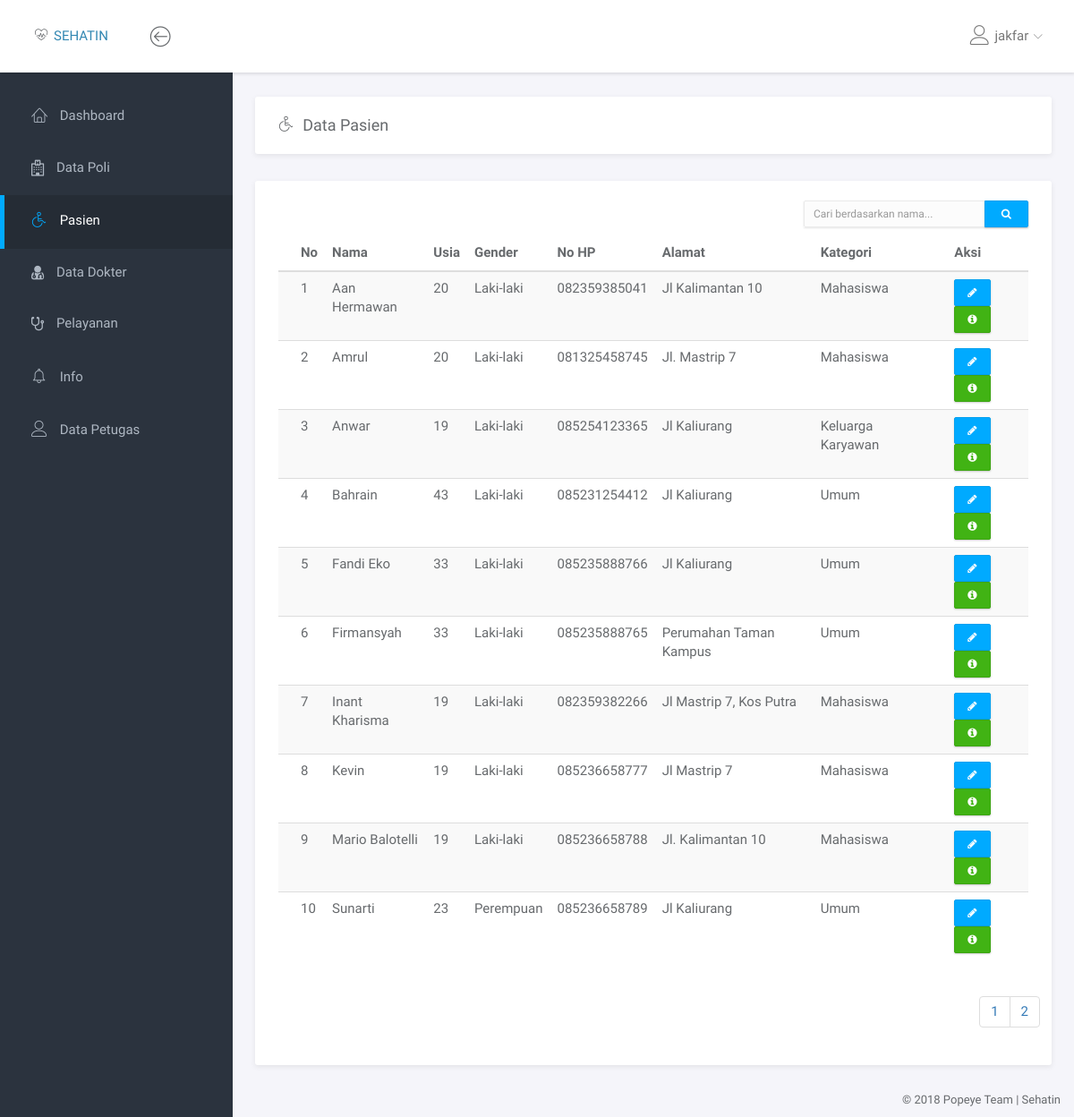
The page /pasien/data_pasien.php (signed in) on the database its author committed.
### tables this page shows
CREATE TABLE `pasien` (
  `id_pasien` int(11) NOT NULL,
  `no_identitas` varchar(16) NOT NULL,
  `nama` varchar(50) NOT NULL,
  `tmpt_lahir` varchar(30) NOT NULL,
  `tgl_lahir` date NOT NULL,
  `gender` enum('Laki-laki','Perempuan') NOT NULL,
  `alamat` varchar(60) NOT NULL,
  `no_hp` varchar(13) NOT NULL,
  `pendidikan` varchar(5) NOT NULL,
  `status_perkawinan` enum('Belum Kawin','Kawin') NOT NULL,
  `kategori` enum('Umum','Karyawan','Keluarga Karyawan','Mahasiswa') NOT NULL
);

### pasien/data_pasien.php (the view, shortened to what this page needs)
<!doctype html>
<html lang="en">
<head>
<link rel="stylesheet" href="../assets/vendor/bootstrap/css/bootstrap.min.css">
<link rel="stylesheet" href="../assets/vendor/font-awesome/css/font-awesome.min.css">
<link rel="stylesheet" href="../assets/vendor/linearicons/style.css">
<link rel="stylesheet" href="../assets/vendor/chartist/css/chartist-custom.css">
<link rel="stylesheet" href="../assets/css/main.css">
</head>
<body>
<div id="wrapper">
  <?php
  include '../dashboard/navbar.php';
  include '../dashboard/left_sidebar.php';
  ?>
  <div class="main">
    <div class="main-content">
      <div class="container-fluid">
        <div class="panel">
          <div class="panel-heading">
            <h3 class="panel-title"><i class="lnr lnr-wheelchair"></i>&ensp;Data Pasien</h3>
            <div class="col-md-2 col-md-offset-10">
            </div>
          </div>
        </div>
        <div class="row">
          <div class="col-md-12">
            <div class="panel">
            <br>
              <div class="row">
                <div class="col-md-2">
                </div>
                  <div class="col-md-6"></div>
                    <div class="col-md-4">
                      <form action="" method="POST">
                        <div class="input-group" style="margin-right: 25px;">
                          <input type="text" name="cari" class="form-control input-sm" placeholder="Cari berdasarkan nama...">
                          <span class="input-group-btn"><button type="submit" name="btn_cari" class="btn btn-primary btn-sm"><i class="fa fa-search"></i></button></span>
                        </div>
                      </form>
                    </div>
                  </div>
                  <div class="panel-body">
                    <div class="table-responsive">
                      <table class="table table-striped table-hover">
                        <thead>
                          <tr>
                            <th>No</th>
                            <th>Nama</th>
                            <th>Usia</th>
                            <th>Gender</th>
                            <th>No HP</th>
                            <th>Alamat</th>
                            <th>Kategori</th>
                            <th>Aksi</th>
                          </tr>
                        </thead>
                        <tbody>
                          <?php
                          if (isset($_POST['btn_cari'])) {
                            $query = "SELECT * FROM pasien WHERE nama LIKE '%$_POST[cari]%' ORDER BY nama ASC";
                            $no = 1;
                            $result = mysqli_query($con, $query);
                          }
                          else{
                            $halaman = 10;
                            $page = isset($_GET['halaman']) ? (int)$_GET['halaman'] : 1;
                            $mulai = ($page > 1) ? ($page * $halaman) - $halaman : 0;
                            $query = "SELECT * FROM pasien ORDER BY nama ASC LIMIT $mulai, $halaman";
                            $ttl = mysqli_query($con, "SELECT COUNT(*) AS jml_pasien FROM pasien");
                            $result = mysqli_query($con, $query);
                            $jml = mysqli_fetch_assoc($ttl);
                            $pages = ceil($jml['jml_pasien']/$halaman);
                            $no = $mulai + 1;
                          }
                          foreach ($result as $val) {
                            $today = new DateTime();
                            $tgl_lahir = new DateTime($val['tgl_lahir']);
                            $usia = $today->diff($tgl_lahir)->y;
                            echo "<tr>
                            <td>$no</td>
                            <td>$val[nama]</td>
                            <td>$usia</td>
                            <td>$val[gender]</td>
                            <td>$val[no_hp]</td>
                            <td>$val[alamat]</td>
                            <td>$val[kategori]</td>
                            <td><a href='edit_pasien.php?id_pasien=$val[id_pasien]' class='btn btn-primary btn-xs' title='Edit'><i class='fa fa-pencil'></i></a>
                              <a href='../pemeriksaan/history_pemeriksaan.php?p=$val[id_pasien]' class='btn btn-success btn-xs' title='Detail'><i class='fa fa-info-circle'></i></a></td>
                            </tr>
                            ";
                            $no++;
                          }
                          ?>
                        </tbody>
                      </table>
                    </div>
                    <?php if (!isset($_POST['btn_cari'])): ?>
                      <div class="col-md-2 col-md-offset-11">
                        <ul class="pagination">
                          <?php for ($i=1; $i <= $pages ; $i++) { ?>
                            <li> <a href="?halaman=<?php echo $i ?>" class="<?php echo $i==$_GET['halaman'] ? 'active' : '' ?>"> <?php echo $i ?> </a> </li>
                          <?php } ?>
                        </ul>
                      </div>
                    <?php endif; ?>
              </div>
            </div>
          </div>
        </div>
      </div>
    </div>
  </div>
  <?php include '../dashboard/footer.php'; ?>
  </div>
</body>
</html>

### assets/css/main.css (style rules this page uses)
html { position: relative; min-height: 100%; }
body { background-color: #F3F5F8; font-family: "Source Sans Pro", sans-serif; font-size: 15px; color: #676a6d; }
a { color: #3287B2; }
th { font-weight: 600; }
#wrapper .main { -webkit-transition: all 0.3s ease-in-out; -moz-transition: all 0.3s ease-in-out; -ms-transition: all 0.3s ease-in-out; -o-transition: all 0.3s ease-in-out; transition: all 0.3s ease-in-out; width: calc(100% - 260px); left: 0; position: relative; float: right; background-color: #f5f5fa; }
#wrapper #sidebar-nav, #wrapper .main { padding-top: 80px; }
.main-content { padding: 28px 10px; }
.form-control { -moz-box-shadow: 0px 1px 2px 0 rgba(0, 0, 0, 0.1); -webkit-box-shadow: 0px 1px 2px 0 rgba(0, 0, 0, 0.1); box-shadow: 0px 1px 2px 0 rgba(0, 0, 0, 0.1); -webkit-border-radius: 2px; -moz-border-radius: 2px; border-radius: 2px; border-color: #eaeaea; background-color: #fcfcfc; }
.input-group { -moz-box-shadow: 0px 1px 2px 0 rgba(0, 0, 0, 0.1); -webkit-box-shadow: 0px 1px 2px 0 rgba(0, 0, 0, 0.1); box-shadow: 0px 1px 2px 0 rgba(0, 0, 0, 0.1); }
.input-group .form-control, .input-group-addon, .input-group-btn { -moz-box-shadow: none; -webkit-box-shadow: none; box-shadow: none; }
.btn { -webkit-border-radius: 2px; -moz-border-radius: 2px; border-radius: 2px; -moz-box-shadow: 0px 1px 2px 0 rgba(0, 0, 0, 0.2); -webkit-box-shadow: 0px 1px 2px 0 rgba(0, 0, 0, 0.2); box-shadow: 0px 1px 2px 0 rgba(0, 0, 0, 0.2); padding: 6px 22px; }
.btn-group-sm > .btn, .btn-sm { padding: 5px 18px; }
.btn-group-xs > .btn, .btn-xs { padding: 5px 14px; }
.btn-primary { background-color: #00AAFF; border-color: #00a0f0; }
.btn-success { background-color: #41B314; border-color: #3ca512; }
.panel { -webkit-border-radius: 3px; -moz-border-radius: 3px; border-radius: 3px; -moz-box-shadow: 0 2px 6px rgba(0, 0, 0, 0.08); -webkit-box-shadow: 0 2px 6px rgba(0, 0, 0, 0.08); box-shadow: 0 2px 6px rgba(0, 0, 0, 0.08); background-color: #fff; margin-bottom: 30px; }
.panel .panel-heading, .panel .panel-body, .panel .panel-footer { padding-left: 25px; padding-right: 25px; }
.panel .panel-heading { padding-top: 20px; padding-bottom: 20px; position: relative; }
.panel .panel-heading .panel-title { margin: 0; font-size: 18px; font-weight: 300; }
.panel .panel-body { padding-top: 10px; padding-bottom: 15px; }
.panel .table > thead > tr > td:first-child, .panel .table > thead > tr > th:first-child, .panel .table > tbody > tr > td:first-child, .panel .table > tbody > tr > th:first-child, .panel .table > tfoot > tr > td:first-child, .panel .table > tfoot > tr > th:first-child { padding-left: 25px; }
.panel .table > thead > tr > td:last-child, .panel .table > thead > tr > th:last-child, .panel .table > tbody > tr > td:last-child, .panel .table > tbody > tr > th:last-child, .panel .table > tfoot > tr > td:last-child, .panel .table > tfoot > tr > th:last-child { padding-left: 25px; }

### rows shown on the page
pasien: nama "Aan Hermawan", gender "Laki-laki", no_hp "082359385041", alamat "Jl Kalimantan 10", kategori "Mahasiswa"
pasien: nama "Amrul", gender "Laki-laki", no_hp "081325458745", alamat "Jl. Mastrip 7", kategori "Mahasiswa"
pasien: nama "Anwar", gender "Laki-laki", no_hp "085254123365", alamat "Jl Kaliurang", kategori "Keluarga Karyawan"
pasien: nama "Bahrain", gender "Laki-laki", no_hp "085231254412", alamat "Jl Kaliurang", kategori "Umum"
pasien: nama "Fandi Eko", gender "Laki-laki", no_hp "085235888766", alamat "Jl Kaliurang", kategori "Umum"
pasien: nama "Firmansyah", gender "Laki-laki", no_hp "085235888765", alamat "Perumahan Taman Kampus", kategori "Umum"
pasien: nama "Inant Kharisma", gender "Laki-laki", no_hp "082359382266", alamat "Jl Mastrip 7, Kos Putra", kategori "Mahasiswa"
pasien: nama "Kevin", gender "Laki-laki", no_hp "085236658777", alamat "Jl Mastrip 7", kategori "Mahasiswa"
pasien: nama "Mario Balotelli", gender "Laki-laki", no_hp "085236658788", alamat "Jl. Kalimantan 10", kategori "Mahasiswa"
pasien: nama "Sunarti", gender "Perempuan", no_hp "085236658789", alamat "Jl Kaliurang", kategori "Umum"

### other values the page prints
$_SESSION['username'] "jakfar"
